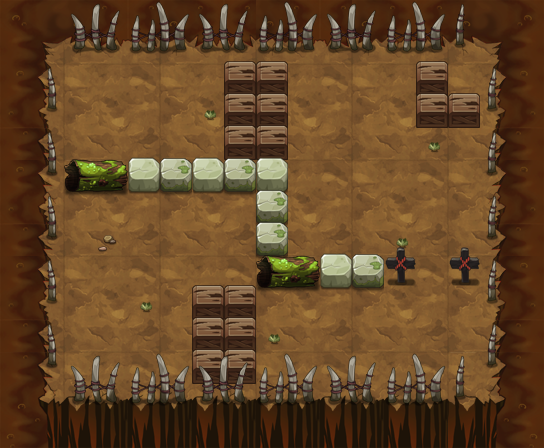

This game map was drawn from its Tiled (.tmx) file and the tilesets committed beside it. A one-line description and the trimmed map source follow:
An orthogonal 17x14 tile map with 32x32 px tiles, 16 tile layers (PASS, 块层 2, 块层 5, 块层 3, ...) and 19 objects (15x TRAP, 3x yjws1, PLAYER).

<map version="1.0" orientation="orthogonal" width="17" height="14" tilewidth="32" tileheight="32">
 <properties>
  <property name="DESTRY1" value="25" />
  <property name="DESTRY2" value="27" />
  <property name="DESTRY_COUNT" value="2" />
  <property name="EXP" value="980" />
  <property name="ITEM" value="D036" />
  <property name="MONEY" value="1470" />
 </properties>
 <tileset firstgid="1" name="yjbl" tilewidth="32" tileheight="32">
  <image source="yjbl.png" width="450" height="600" />
 </tileset>
 <layer name="PASS" width="17" height="14">
  <data>[238 cells, 140 non-empty, 10 distinct tile ids]</data>
 </layer>
 <layer name="块层 2" width="17" height="14">
  <data>[238 cells, 238 non-empty, 31 distinct tile ids]</data>
 </layer>
 <layer name="块层 5" width="17" height="14">
  <data>[238 cells, 13 non-empty, 4 distinct tile ids]</data>
 </layer>
 <layer name="块层 3" width="17" height="14">
  <data>[238 cells, 65 non-empty, 12 distinct tile ids]</data>
 </layer>
 <layer name="块层 6" width="17" height="14">
  <data>[238 cells, 30 non-empty, 6 distinct tile ids]</data>
 </layer>
 <layer name="SHELTER 11" width="17" height="14">
  <data>[238 cells, 13 non-empty, 5 distinct tile ids]</data>
 </layer>
 <layer name="SHELTER 10" width="17" height="14">
  <data>[238 cells, 2 non-empty, 1 distinct tile ids]</data>
 </layer>
 <layer name="SHELTER 9" width="17" height="14">
  <data>[238 cells, 2 non-empty, 1 distinct tile ids]</data>
 </layer>
 <layer name="SHELTER 8" width="17" height="14">
  <data>[238 cells, 2 non-empty, 1 distinct tile ids]</data>
 </layer>
 <layer name="SHELTER 7" width="17" height="14">
  <data>[238 cells, 6 non-empty, 5 distinct tile ids]</data>
 </layer>
 <layer name="SHELTER 6" width="17" height="14">
  <data>[238 cells, 1 non-empty, 1 distinct tile ids]</data>
 </layer>
 <layer name="SHELTER 5" width="17" height="14">
  <data>[238 cells, 1 non-empty, 1 distinct tile ids]</data>
 </layer>
 <layer name="SHELTER 4" width="17" height="14">
  <data>[238 cells, 7 non-empty, 4 distinct tile ids]</data>
 </layer>
 <layer name="SHELTER 3" width="17" height="14">
  <data>[238 cells, 2 non-empty, 1 distinct tile ids]</data>
 </layer>
 <layer name="SHELTER 2" width="17" height="14">
  <data>[238 cells, 4 non-empty, 1 distinct tile ids]</data>
 </layer>
 <layer name="SHELTER 1" width="17" height="14">
  <data>[238 cells, 3 non-empty, 1 distinct tile ids]</data>
 </layer>
 <objectgroup name="对象层 1" width="17" height="14">
  <object name="PLAYER" type="PLAYER" x="64" y="128" width="32" height="32" />
  <object name="block_control1" type="TRAP" x="448" y="64" width="32" height="32">
   <properties>
    <property name="trap_ani" value="switch.actor" />
    <property name="trap_floor" value="true" />
    <property name="trap_id" value="0" />
    <property name="trap_script" value="trap(&quot;block_control1&quot;):setOpened(false);trap(&quot;block1&quot;):setOpened(false)" />
    <property name="trap_sound_id" value="2" />
    <property name="trap_start_mode" value="0" />
    <property name="trap_state" value="open" />
   </properties>
  </object>
  <object name="block1" type="TRAP" x="416" y="256" width="32" height="32">
   <properties>
    <property name="trap_ani" value="blok1.actor" />
    <property name="trap_blok" value="true" />
    <property name="trap_id" value="0" />
   </properties>
  </object>
  <object name="belt_up" type="TRAP" x="256" y="288" width="32" height="32">
   <properties>
    <property name="lua_ai" value="trap_belt_up_ai" />
    <property name="trap_ani" value="belt_up.actor" />
    <property name="trap_floor" value="true" />
   </properties>
  </object>
  <object name="belt_up" type="TRAP" x="256" y="320" width="32" height="32">
   <properties>
    <property name="lua_ai" value="trap_belt_up_ai" />
    <property name="trap_ani" value="belt_up.actor" />
    <property name="trap_floor" value="true" />
   </properties>
  </object>
  <object name="belt_up" type="TRAP" x="256" y="352" width="32" height="32">
   <properties>
    <property name="lua_ai" value="trap_belt_up_ai" />
    <property name="trap_ani" value="belt_up.actor" />
    <property name="trap_floor" value="true" />
   </properties>
  </object>
  <object name="belt_up" type="TRAP" x="384" y="288" width="32" height="32">
   <properties>
    <property name="lua_ai" value="trap_belt_up_ai" />
    <property name="trap_ani" value="belt_up.actor" />
    <property name="trap_floor" value="true" />
   </properties>
  </object>
  <object name="belt_up" type="TRAP" x="384" y="320" width="32" height="32">
   <properties>
    <property name="lua_ai" value="trap_belt_up_ai" />
    <property name="trap_ani" value="belt_up.actor" />
    <property name="trap_floor" value="true" />
   </properties>
  </object>
  <object name="belt_up" type="TRAP" x="384" y="352" width="32" height="32">
   <properties>
    <property name="lua_ai" value="trap_belt_up_ai" />
    <property name="trap_ani" value="belt_up.actor" />
    <property name="trap_floor" value="true" />
   </properties>
  </object>
  <object name="belt_down" type="TRAP" x="320" y="288" width="32" height="32">
   <properties>
    <property name="lua_ai" value="trap_belt_down_ai" />
    <property name="trap_ani" value="belt_down.actor" />
    <property name="trap_floor" value="true" />
   </properties>
  </object>
  <object name="belt_down" type="TRAP" x="320" y="320" width="32" height="32">
   <properties>
    <property name="lua_ai" value="trap_belt_down_ai" />
    <property name="trap_ani" value="belt_down.actor" />
    <property name="trap_floor" value="true" />
   </properties>
  </object>
  <object name="belt_down" type="TRAP" x="320" y="352" width="32" height="32">
   <properties>
    <property name="lua_ai" value="trap_belt_down_ai" />
    <property name="trap_ani" value="belt_down.actor" />
    <property name="trap_floor" value="true" />
   </properties>
  </object>
  <object name="yjws1" x="128" y="256" width="32" height="32">
   <properties>
    <property name="buff_type" value="fire_shell" />
    <property name="lua_ai" value="monster_yjws_ai" />
    <property name="quality" value="yjws1.quality" />
   </properties>
  </object>
  <object name="yjws1" x="384" y="160" width="32" height="32">
   <properties>
    <property name="buff_type" value="fire_shell" />
    <property name="lua_ai" value="monster_yjws_ai" />
    <property name="quality" value="yjws1.quality" />
   </properties>
  </object>
  <object name="yjws1" x="416" y="320" width="32" height="32">
   <properties>
    <property name="buff_type" value="fire_shell" />
    <property name="lua_ai" value="monster_yjws_ai" />
    <property name="quality" value="yjws1.quality" />
   </properties>
  </object>
  <object name="staff_driger_control" type="TRAP" x="0" y="416" width="32" height="32">
   <properties>
    <property name="trap_delay" value="10" />
    <property name="trap_id" value="0" />
    <property name="trap_script" value="trap(&quot;staff_driger&quot;):setOpened(true);" />
    <property name="trap_start_mode" value="2" />
    <property name="trap_state" value="open" />
   </properties>
  </object>
  <object name="staff_driger" type="TRAP" x="288" y="352" width="32" height="32">
   <properties>
    <property name="trap_ani" value="driger.actor" />
    <property name="trap_floor" value="true" />
    <property name="trap_id" value="0" />
    <property name="trap_script" value="target(&quot;PLAYER&quot;):setCurrentUseSkill(  make_ice_staff_skill()  );target(&quot;PLAYER&quot;):setEffectAnimateName(&quot;find_player.ani&quot;);trap(&quot;staff_driger&quot;):setOpened(false)" />
    <property name="trap_start_mode" value="0" />
    <property name="trap_state" value="open" />
   </properties>
  </object>
  </objectgroup>
</map>
<!-- 2 of 19 objects omitted -->
